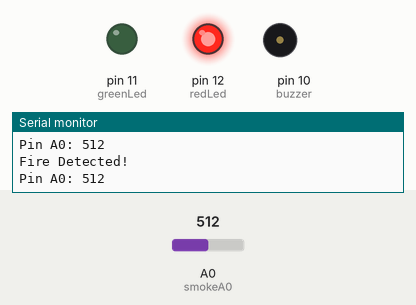
Simulated run of this sketch. Board: Arduino Uno, built with avr-gcc and run on an emulated ATmega328P. Shown: output pins drawn as LEDs (lit = HIGH), buzzer (waves = sounding), the last lines printed to the serial monitor. Inputs (shaded band) come from the test bench; at power-on: A0 (smokeA0) = 512.

Above: at 1.9 s.
2.0 s: A0 (smokeA0) set to 312
5.5 s: A0 (smokeA0) set to 291
At 5.5 s:
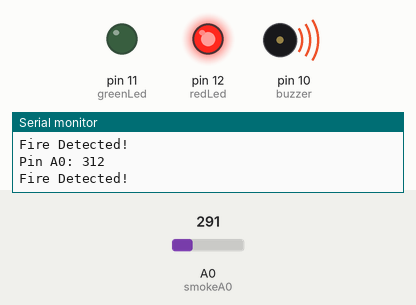
At 7.3 s:
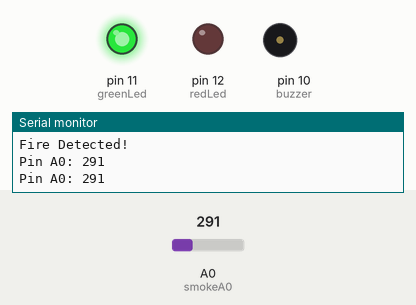
Timing chart, 0 to 8.8 s (numbered marks = the images above; inputs shaded):
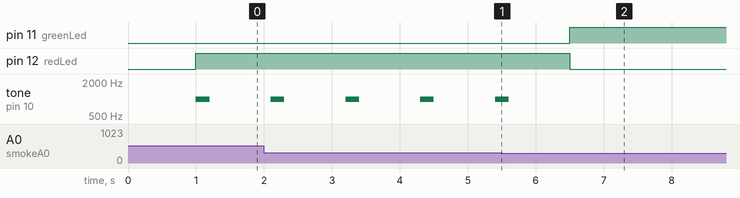

The sketch:

Smokedetector.txt.ino
```cpp
// Assigning pin numbers for components
int greenLed = 11;   // Pin number for the green LED
int redLed = 12;     // Pin number for the red LED
int smokeA0 = A0;    // Analog pin number for the smoke sensor
int buzzer = 10;     // Pin number for the buzzer

// Threshold value for smoke detection
int sensorThres = 300;

void setup() {
  // Setting up pin modes
  pinMode(redLed, OUTPUT);    // Sets the red LED pin as an output
  pinMode(greenLed, OUTPUT);  // Sets the green LED pin as an output
  pinMode(buzzer, OUTPUT);    // Sets the buzzer pin as an output
  pinMode(smokeA0, INPUT);    // Sets the smoke sensor pin as an input
  Serial.begin(9600);         // Initializes serial communication at 9600 baud rate
}

void loop() {
  // Reading analog value from the smoke sensor
  int analogSensor = analogRead(smokeA0);

  // Printing analog sensor value to the serial monitor
  Serial.print("Pin A0: ");
  Serial.println(analogSensor);
  delay(1000);  // Delay for 1 second

  // Checking if the analog sensor value exceeds the threshold
  if (analogSensor > sensorThres) {
    // Smoke or fire detected
    digitalWrite(redLed, HIGH);  // Turn on the red LED
    digitalWrite(greenLed, LOW); // Turn off the green LED
    tone(buzzer, 1000, 200);      // Generate a tone on the buzzer
    Serial.println("Fire Detected!");  // Print message to the serial monitor
  } else {
    // No smoke or fire detected
    digitalWrite(redLed, LOW);   // Turn off the red LED
    digitalWrite(greenLed, HIGH);  // Turn on the green LED
    noTone(buzzer);               // Stop the buzzer tone
  }
  delay(100);  // Delay for 100 milliseconds before the next iteration
}
```

Measured:
- the behaviour switches between 301 and 300 on A0 (smokeA0) (found by bisection; images 0 and 1)
- after the input at 5.5 s, pin 11 (greenLed): LOW → HIGH after 1.0 s; pin 12 (redLed): HIGH → LOW after 1.0 s; tone on pin 10 (buzzer): goes on until 5.6 s, then stays silent
- by itself, tone on pin 10 (buzzer): alternates 1000 Hz for 0.20 s and silent for 0.90 s
